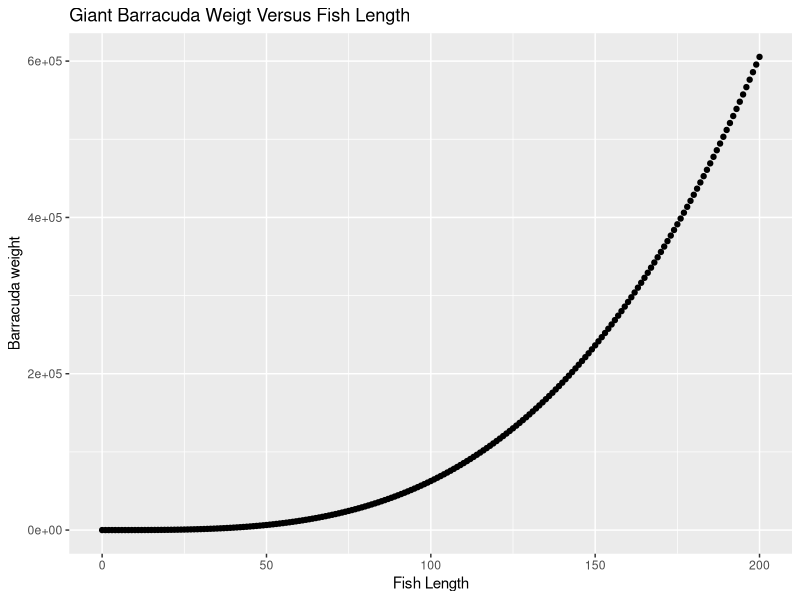

The R source for this figure:
## ---- chunk 1
knitr::opts_chunk$set(echo = TRUE)
library(tidyverse)
## ---- chunk 2

# l = fish length

standard_weight = function(a, b, l) { a * (l^b) }

#Milkfish weight 

standard_weight(a= 0.0905, b = 2.52, l = 60)

#Giant trevally

standard_weight( a = 0.0353, b = 3.05, l = 60)

#Great barracuda

standard_weight( a = 0.0181, b = 3.27, l = 60)

## ---- chunk 3
fish_length = seq(from = 0, to = 200, by = 1)

## ---- chunk 4
barracuda_weight = standard_weight (a = 0.0181, b = 3.27, l = fish_length)

## ---- chunk 5
fish_df = data.frame(fish_length, barracuda_weight)

## ---- chunk 6

ggplot(data = fish_df, aes(x = fish_length, y = barracuda_weight)) + geom_point() + labs(x = "Fish Length", y = "Barracuda weight", title = "Giant Barracuda Weigt Versus Fish Length")
                                                                        



